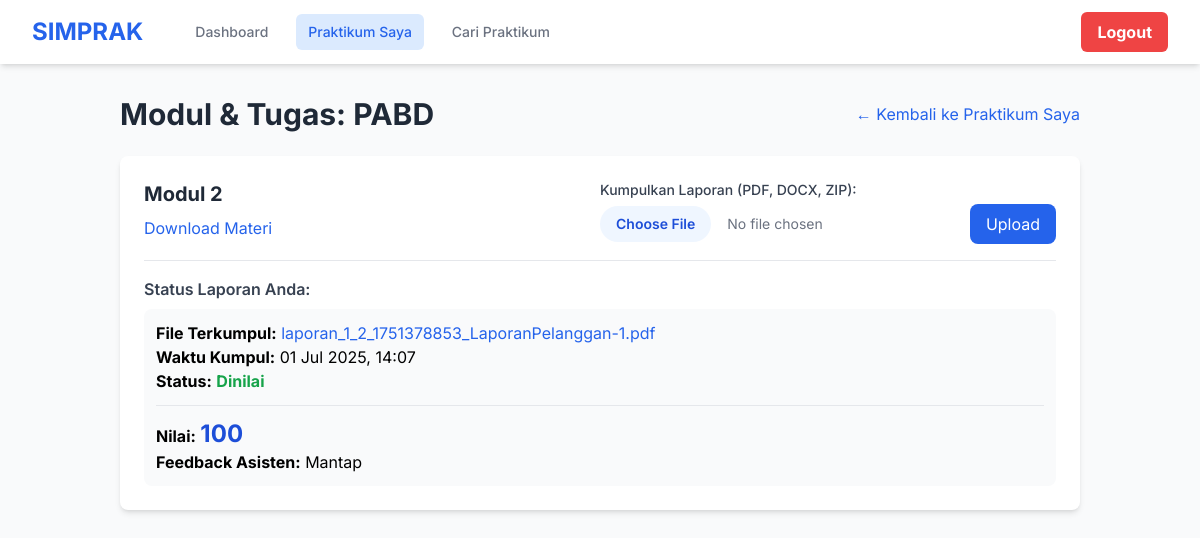
/mahasiswa/course_detail.php?id=2 (signed in), run on the app's committed database.
### tables this page shows
CREATE TABLE `mata_praktikum` (
  `id` int(11) NOT NULL,
  `nama_praktikum` varchar(150) NOT NULL,
  `deskripsi` text DEFAULT NULL
);

CREATE TABLE `modul` (
  `id` int(11) NOT NULL,
  `praktikum_id` int(11) NOT NULL,
  `nama_modul` varchar(150) NOT NULL,
  `file_materi` varchar(255) DEFAULT NULL,
  `created_at` timestamp NOT NULL DEFAULT current_timestamp()
);

CREATE TABLE `laporan` (
  `id` int(11) NOT NULL,
  `modul_id` int(11) NOT NULL,
  `mahasiswa_id` int(11) NOT NULL,
  `file_laporan` varchar(255) NOT NULL,
  `tanggal_kumpul` timestamp NOT NULL DEFAULT current_timestamp(),
  `nilai` int(3) DEFAULT NULL,
  `feedback` text DEFAULT NULL,
  `status` enum('Terkumpul','Dinilai') NOT NULL DEFAULT 'Terkumpul'
);

### mahasiswa/course_detail.php (the view, shortened to what this page needs)
<?php
require_once '../config.php';
$mahasiswa_id = $_SESSION['user_id'];
$praktikum_id = $_GET['id'];
$stmt_prak = $conn->prepare("SELECT nama_praktikum FROM mata_praktikum WHERE id = ?");
$stmt_prak->bind_param("i", $praktikum_id);
$stmt_prak->execute();
$result_prak = $stmt_prak->get_result();
$praktikum = $result_prak->fetch_assoc();
$pageTitle = htmlspecialchars($praktikum['nama_praktikum']);
require_once 'templates/header_mahasiswa.php';
?>
<div class="flex justify-between items-center mb-6">
    <h2 class="text-3xl font-bold text-gray-800">Modul & Tugas: <?php echo $pageTitle; ?></h2>
    <a href="my_courses.php" class="text-blue-600 hover:underline">&larr; Kembali ke Praktikum Saya</a>
</div>
<div class="space-y-6">
    <?php
    $stmt_modul = $conn->prepare("SELECT * FROM modul WHERE praktikum_id = ? ORDER BY nama_modul ASC");
    $stmt_modul->bind_param("i", $praktikum_id);
    $stmt_modul->execute();
    $result_modul = $stmt_modul->get_result();
    if ($result_modul->num_rows > 0):
        while ($modul = $result_modul->fetch_assoc()):
            $stmt_laporan = $conn->prepare("SELECT * FROM laporan WHERE modul_id = ? AND mahasiswa_id = ?");
            $stmt_laporan->bind_param("ii", $modul['id'], $mahasiswa_id);
            $stmt_laporan->execute();
            $laporan = $stmt_laporan->get_result()->fetch_assoc();
    ?>
    <div class="bg-white p-6 rounded-lg shadow-md">
        <div class="flex flex-col md:flex-row justify-between items-start">
            <div class="mb-4 md:mb-0">
                <h3 class="text-xl font-bold text-gray-800"><?php echo htmlspecialchars($modul['nama_modul']); ?></h3>
                <?php if (!empty($modul['file_materi'])): ?>
                <a href="../uploads/<?php echo htmlspecialchars($modul['file_materi']); ?>" target="_blank" class="text-blue-600 hover:underline inline-block mt-2">
                    Download Materi
                </a>
                <?php else: ?>
                <p class="text-gray-500 mt-2">Tidak ada materi untuk diunduh.</p>
                <?php endif; ?>
            </div>
            <div class="w-full md:w-1/2">
                <form action="course_detail.php?id=<?php echo $praktikum_id; ?>" method="POST" enctype="multipart/form-data">
                    <label for="file_laporan_<?php echo $modul['id']; ?>" class="block text-sm font-medium text-gray-700 mb-1">Kumpulkan Laporan (PDF, DOCX, ZIP):</label>
                    <div class="flex items-center">
                        <input type="file" name="file_laporan" id="file_laporan_<?php echo $modul['id']; ?>" class="block w-full text-sm text-gray-500 file:mr-4 file:py-2 file:px-4 file:rounded-full file:border-0 file:text-sm file:font-semibold file:bg-blue-50 file:text-blue-700 hover:file:bg-blue-100" required>
                        <button type="submit" name="kumpul_laporan" class="ml-4 px-4 py-2 bg-blue-600 text-white rounded-lg hover:bg-blue-700">Upload</button>
                    </div>
                </form>
            </div>
        </div>
        <div class="border-t mt-4 pt-4">
            <h4 class="font-semibold text-gray-700">Status Laporan Anda:</h4>
            <?php if ($laporan): ?>
                <div class="mt-2 p-3 rounded-lg bg-gray-50">
                    <div class="flex justify-between items-start">
                        <div>
                            <p><strong>File Terkumpul:</strong> <a href="../uploads/<?php echo htmlspecialchars($laporan['file_laporan']); ?>" target="_blank" class="text-blue-600 hover:underline"><?php echo htmlspecialchars($laporan['file_laporan']); ?></a></p>
                            <p><strong>Waktu Kumpul:</strong> <?php echo date('d M Y, H:i', strtotime($laporan['tanggal_kumpul'])); ?></p>
                            <p><strong>Status:</strong>
                                <span class="font-bold <?php echo ($laporan['status'] == 'Dinilai') ? 'text-green-600' : 'text-yellow-600'; ?>">
                                    <?php echo $laporan['status']; ?>
                                </span>
                            </p>
                        </div>
                    </div>
                    <?php if ($laporan['status'] == 'Dinilai'): ?>
                    <div class="border-t mt-3 pt-3">
                        <p><strong>Nilai:</strong> <span class="text-2xl font-bold text-blue-700"><?php echo $laporan['nilai']; ?></span></p>
                        <p><strong>Feedback Asisten:</strong> <?php echo !empty($laporan['feedback']) ? nl2br(htmlspecialchars($laporan['feedback'])) : '<i>Tidak ada feedback.</i>'; ?></p>
                    </div>
                    <?php endif; ?>
                </div>
            <?php else: ?>
                <p class="mt-2 text-gray-500">Anda belum mengumpulkan laporan untuk modul ini.</p>
            <?php endif; ?>
        </div>
    </div>
    <?php
        endwhile;
    else:
    ?>
    <div class="bg-white p-6 rounded-lg shadow-md text-center">
        <p class="text-gray-700">Belum ada modul yang ditambahkan untuk mata praktikum ini.</p>
    </div>
    <?php
    endif;
    ?>
</div>
<?php require_once 'templates/footer_mahasiswa.php'; ?>

### mahasiswa/templates/header_mahasiswa.php (style rules this page uses)
body { font-family: 'Inter', sans-serif; }

### data on the page
mata_praktikum: nama_praktikum "PABD"
modul: nama_modul "Modul 2", laporan.file_laporan "laporan_1_2_1751378853_LaporanPelanggan-1.pdf", laporan.tanggal_kumpul "01 Jul 2025, 14:07", laporan.status "Dinilai", laporan.nilai "100", laporan.feedback "Mantap"
